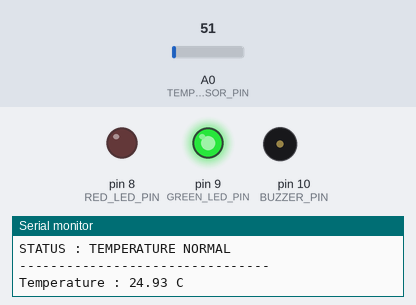
The sketch below on a simulated Arduino Uno, built with avr-gcc and run on an emulated ATmega328P. On the bench: output pins drawn as LEDs (lit = HIGH), buzzer (waves = sounding), the last lines printed to the serial monitor. The test bench sets the inputs (shaded band); at power-on: A0 (TEMP_SENSOR_PIN) = 51.

Above: at 1.2 s.
1.3 s: A0 (TEMP_SENSOR_PIN) set to 58
3.4 s: A0 (TEMP_SENSOR_PIN) set to 69
At 4.7 s:
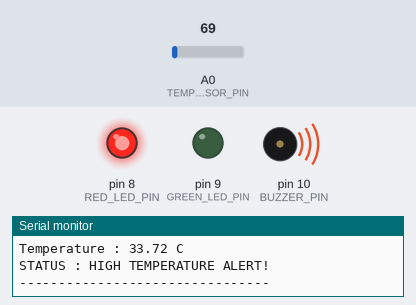
5.7 s: A0 (TEMP_SENSOR_PIN) set to 61
At 6.9 s:
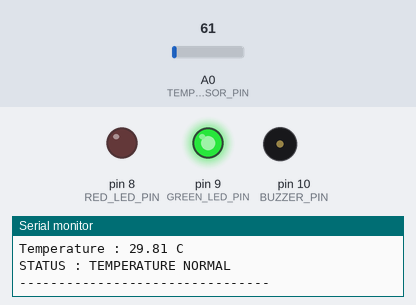
7.8 s: A0 (TEMP_SENSOR_PIN) set to 71
At 9.0 s:
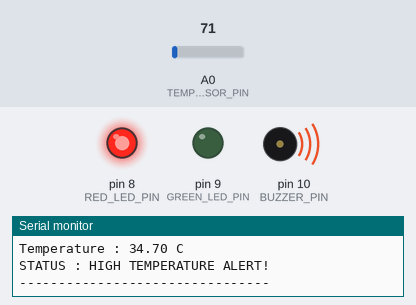
Timing chart, 0 to 10.8 s (numbered marks = the images above; inputs shaded):
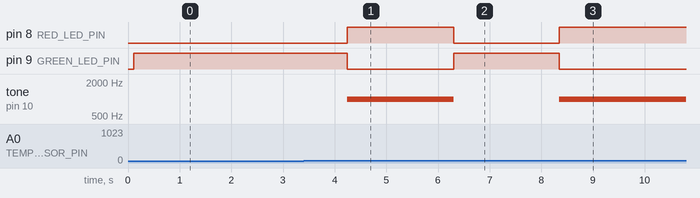

The sketch:

code_1.ino
```cpp
// ============================================================
// Smart Temperature Monitor - Arduino UNO
// Maincrafts Technology | Embedded Systems Task-1
// Author  : Soham | Walchand College of Engineering
// Platform: Arduino UNO + LM35 Sensor
// ============================================================

// ---------------- PIN DEFINITIONS ----------------
const int TEMP_SENSOR_PIN = A0;   // LM35 output pin
const int RED_LED_PIN     = 8;    // Red LED
const int GREEN_LED_PIN   = 9;    // Green LED
const int BUZZER_PIN      = 10;   // Buzzer

// ---------------- TEMPERATURE THRESHOLD ----------------
const float TEMP_THRESHOLD = 30.0;   // Alert above 30°C

// ============================================================
// SETUP FUNCTION
// Runs once when Arduino starts
// ============================================================
void setup() {

  // Initialize Serial Monitor
  Serial.begin(9600);

  // Configure output pins
  pinMode(RED_LED_PIN, OUTPUT);
  pinMode(GREEN_LED_PIN, OUTPUT);
  pinMode(BUZZER_PIN, OUTPUT);

  // Initial states
  digitalWrite(RED_LED_PIN, LOW);
  digitalWrite(GREEN_LED_PIN, LOW);
  digitalWrite(BUZZER_PIN, LOW);

  // Startup message
  Serial.println("=================================");
  Serial.println(" SMART TEMPERATURE MONITOR ");
  Serial.println("=================================");
  Serial.print("Threshold Temperature : ");
  Serial.print(TEMP_THRESHOLD);
  Serial.println(" C");
  Serial.println("System Started...");
  Serial.println();
}

// ============================================================
// LOOP FUNCTION
// Runs continuously
// ============================================================
void loop() {

  // -------- STEP 1: Read Analog Value --------
  int sensorValue = analogRead(TEMP_SENSOR_PIN);

  // -------- STEP 2: Convert to Voltage --------
  float voltage = sensorValue * (5.0 / 1023.0);

  // -------- STEP 3: Convert Voltage to Temperature --------
  // LM35 gives 10mV per degree Celsius
  float temperature = voltage * 100.0;

  // -------- STEP 4: Print Data --------
  Serial.print("Temperature : ");
  Serial.print(temperature);
  Serial.println(" C");

  // -------- STEP 5: Alert Condition --------
  if (temperature >= TEMP_THRESHOLD) {

    // High temperature alert
    digitalWrite(RED_LED_PIN, HIGH);
    digitalWrite(GREEN_LED_PIN, LOW);

    // Buzzer ON
    tone(BUZZER_PIN, 1000);

    Serial.println("STATUS : HIGH TEMPERATURE ALERT!");

  }
  else {

    // Normal condition
    digitalWrite(RED_LED_PIN, LOW);
    digitalWrite(GREEN_LED_PIN, HIGH);

    // Buzzer OFF
    noTone(BUZZER_PIN);

    Serial.println("STATUS : TEMPERATURE NORMAL");
  }

  Serial.println("--------------------------------");

  // Wait 1 second
  delay(1000);
}
```

Measured:
- the behaviour switches between 61 and 62 on A0 (TEMP_SENSOR_PIN) (found by bisection; images 0 and 1)
- after the input at 3.4 s, pin 8 (RED_LED_PIN): LOW → HIGH after 0.85 s; pin 9 (GREEN_LED_PIN): HIGH → LOW after 0.85 s; tone on pin 10 (BUZZER_PIN): silent → 1000 Hz after 0.85 s
- after the input at 5.7 s, pin 8 (RED_LED_PIN): HIGH → LOW after 0.60 s; pin 9 (GREEN_LED_PIN): LOW → HIGH after 0.60 s; tone on pin 10 (BUZZER_PIN): 1000 Hz → silent after 0.60 s
- after the input at 7.8 s, pin 8 (RED_LED_PIN): LOW → HIGH after 0.55 s; pin 9 (GREEN_LED_PIN): HIGH → LOW after 0.55 s; tone on pin 10 (BUZZER_PIN): silent → 1000 Hz after 0.55 s
